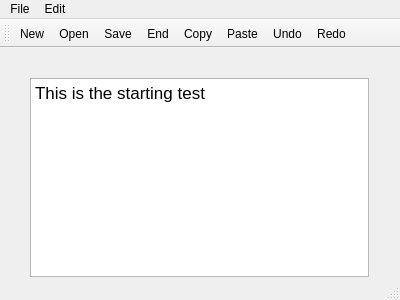
<?xml version="1.0" encoding="UTF-8"?>
<ui version="4.0">
 <class>MainWindow</class>
 <widget class="QMainWindow" name="MainWindow">
  <property name="geometry">
   <rect>
    <x>0</x>
    <y>0</y>
    <width>400</width>
    <height>300</height>
   </rect>
  </property>
  <property name="windowTitle">
   <string>MainWindow</string>
  </property>
  <widget class="QWidget" name="centralWidget">
   <widget class="QWidget" name="verticalLayoutWidget">
    <property name="geometry">
     <rect>
      <x>19</x>
      <y>19</y>
      <width>361</width>
      <height>221</height>
     </rect>
    </property>
    <layout class="QVBoxLayout" name="verticalLayout">
     <item>
      <widget class="QTextEdit" name="textEdit">
       <property name="html">
        <string>&lt;!DOCTYPE HTML PUBLIC &quot;-//W3C//DTD HTML 4.0//EN&quot; &quot;http://www.w3.org/TR/REC-html40/strict.dtd&quot;&gt;
&lt;html&gt;&lt;head&gt;&lt;meta name=&quot;qrichtext&quot; content=&quot;1&quot; /&gt;&lt;style type=&quot;text/css&quot;&gt;
p, li { white-space: pre-wrap; }
&lt;/style&gt;&lt;/head&gt;&lt;body style=&quot; font-family:'.SF NS Text'; font-size:13pt; font-weight:400; font-style:normal;&quot;&gt;
&lt;p style=&quot; margin-top:0px; margin-bottom:0px; margin-left:0px; margin-right:0px; -qt-block-indent:0; text-indent:0px;&quot;&gt;This is the starting test&lt;/p&gt;&lt;/body&gt;&lt;/html&gt;</string>
       </property>
      </widget>
     </item>
    </layout>
   </widget>
  </widget>
  <widget class="QMenuBar" name="menuBar">
   <property name="geometry">
    <rect>
     <x>0</x>
     <y>0</y>
     <width>400</width>
     <height>22</height>
    </rect>
   </property>
   <widget class="QMenu" name="menuFile">
    <property name="title">
     <string>File</string>
    </property>
    <addaction name="actionNew"/>
    <addaction name="actionOpen"/>
    <addaction name="actionSave"/>
    <addaction name="actionEnd"/>
   </widget>
   <widget class="QMenu" name="menuEdit">
    <property name="title">
     <string>Edit</string>
    </property>
    <addaction name="actionCopy"/>
    <addaction name="actionPaste"/>
    <addaction name="actionUndo"/>
    <addaction name="actionRedo"/>
   </widget>
   <addaction name="menuFile"/>
   <addaction name="menuEdit"/>
  </widget>
  <widget class="QToolBar" name="mainToolBar">
   <attribute name="toolBarArea">
    <enum>TopToolBarArea</enum>
   </attribute>
   <attribute name="toolBarBreak">
    <bool>false</bool>
   </attribute>
   <addaction name="actionNew"/>
   <addaction name="actionOpen"/>
   <addaction name="actionSave"/>
   <addaction name="actionEnd"/>
   <addaction name="actionCopy"/>
   <addaction name="actionPaste"/>
   <addaction name="actionUndo"/>
   <addaction name="actionRedo"/>
  </widget>
  <widget class="QStatusBar" name="statusBar"/>
  <action name="actionNew">
   <property name="icon">
    <iconset resource="images.qrc">
     <normaloff>:/new/images/new.png</normaloff>
     <normalon>:/new/images/new.png</normalon>:/new/images/new.png</iconset>
   </property>
   <property name="text">
    <string>New</string>
   </property>
  </action>
  <action name="actionOpen">
   <property name="icon">
    <iconset resource="images.qrc">
     <normaloff>:/new/images/open.png</normaloff>:/new/images/open.png</iconset>
   </property>
   <property name="text">
    <string>Open</string>
   </property>
  </action>
  <action name="actionSave">
   <property name="icon">
    <iconset resource="images.qrc">
     <normaloff>:/new/images/save.png</normaloff>:/new/images/save.png</iconset>
   </property>
   <property name="text">
    <string>Save</string>
   </property>
  </action>
  <action name="actionCopy">
   <property name="icon">
    <iconset resource="images.qrc">
     <normaloff>:/new/images/copy.png</normaloff>:/new/images/copy.png</iconset>
   </property>
   <property name="text">
    <string>Copy</string>
   </property>
  </action>
  <action name="actionPaste">
   <property name="icon">
    <iconset resource="images.qrc">
     <normaloff>:/new/images/paste.png</normaloff>:/new/images/paste.png</iconset>
   </property>
   <property name="text">
    <string>Paste</string>
   </property>
  </action>
  <action name="actionUndo">
   <property name="icon">
    <iconset resource="images.qrc">
     <normaloff>:/new/images/undo.png</normaloff>:/new/images/undo.png</iconset>
   </property>
   <property name="text">
    <string>Undo</string>
   </property>
  </action>
  <action name="actionRedo">
   <property name="icon">
    <iconset resource="images.qrc">
     <normaloff>:/new/images/redo.png</normaloff>:/new/images/redo.png</iconset>
   </property>
   <property name="text">
    <string>Redo</string>
   </property>
  </action>
  <action name="actionEnd">
   <property name="icon">
    <iconset resource="images.qrc">
     <normaloff>:/new/images/exit.png</normaloff>:/new/images/exit.png</iconset>
   </property>
   <property name="text">
    <string>End</string>
   </property>
   <property name="toolTip">
    <string>End</string>
   </property>
  </action>
 </widget>
 <layoutdefault spacing="6" margin="11"/>
 <resources>
  <include location="images.qrc"/>
 </resources>
 <connections/>
</ui>
